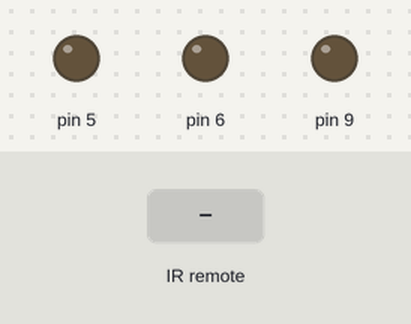
A sketch run on a simulated Arduino Uno, built with avr-gcc and run on an emulated ATmega328P. On the bench: output pins drawn as LEDs (lit = HIGH). Inputs (shaded band) come from the test bench.

Above: at 1.2 s.
1.3 s: infrared code 0xFF30CF received
At 2.5 s:
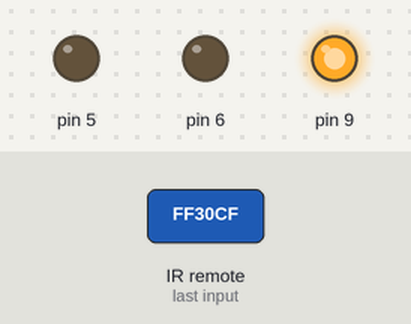
2.8 s: infrared code 0xFF18E7 received
At 3.6 s:
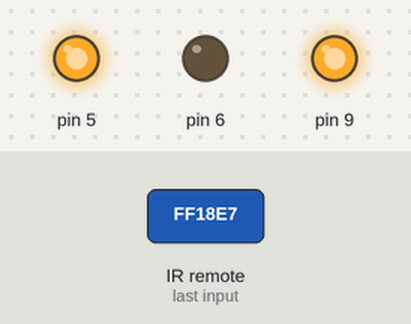
4.3 s: infrared code 0xFF7A85 received
At 4.8 s:
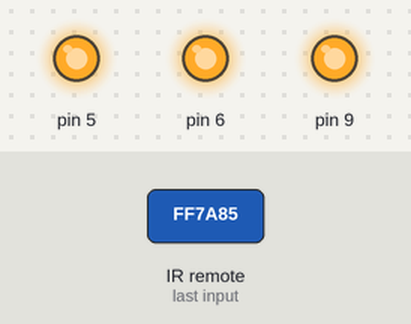
5.8 s: infrared code 0xFFA857 received
At 7.0 s:
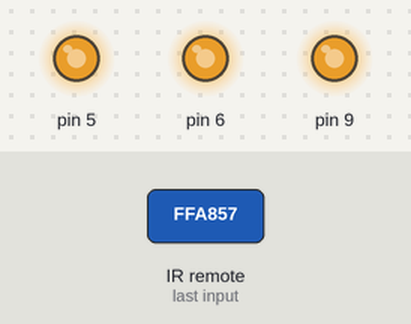
7.3 s: infrared code 0xFF30CF received
At 8.2 s:
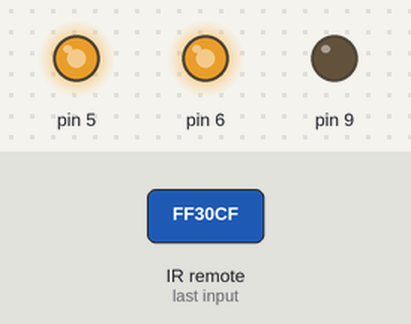
8.8 s: infrared code 0xFF18E7 received
At 9.4 s:
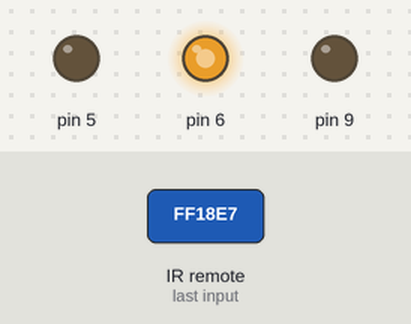
Timing chart, 0 to 11.3 s (numbered marks = the images above; inputs shaded):
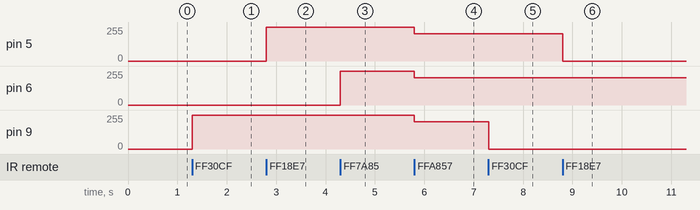

The sketch:

IR_Remote.ino
```cpp
//Import IR library: https://github.com/z3t0/Arduino-IRremote
//Author: Gordon Weiss
#include <IRremote.h>

//Set recieving pin in library
const int RECV_PIN = 7;
IRrecv irrecv(RECV_PIN);
decode_results results;

//Set Global variables
bool state = LOW;
bool state2 = LOW;
bool state3 = LOW;
long sigrec = 0;
int x = 255;

void setup(){
  //Serial.begin(9600);
  irrecv.enableIRIn();
  irrecv.blink13(true);

  //Pin Setup
  pinMode(9,OUTPUT);
  analogWrite(9, 0);
  pinMode(5,OUTPUT);
  analogWrite(5, 0);
  pinMode(6,OUTPUT);
  analogWrite(6, 0);
}

void loop(){

  //Collect results from IR sensor
  if (irrecv.decode(&results)){
        //Serial.println(results.value, HEX);
        sigrec = results.value;
        irrecv.resume();
  }

  //Read Results and flip bits
  if(sigrec == 0xFF30CF){
    state = !state;
  }
  else if(sigrec == 0xFF18E7){
    state2 = !state2;
  }
  else if(sigrec == 0xFF7A85){
    state3 = !state3;
  }
  else if(sigrec == 0xFFA857){
    if(x>50){
      x = x-50;
    }
    else{
      x=0;
    }
  }
  else if(sigrec == 0xFF906F){
    if(x<205){
      x = x+50;
    }
    else{
      x=255;
    }
  }

  //Update RGB LED
  analogWrite(9,state*x);
  analogWrite(5,state2*x);
  analogWrite(6,state3*x);

  //Reset signal recieved
  sigrec = 0;
}
```

Measured:
- after the input at 1.3 s, pin 9: 0/255 → 255/255 at once
- after the input at 2.8 s, pin 5: 0/255 → 255/255 at once
- after the input at 4.3 s, pin 6: 0/255 → 255/255 at once
- after the input at 5.8 s, pin 5, pin 6, pin 9: 255/255 → 205/255 at once
- after the input at 7.3 s, pin 9: 205/255 → 0/255 at once
- after the input at 8.8 s, pin 5: 205/255 → 0/255 at once
